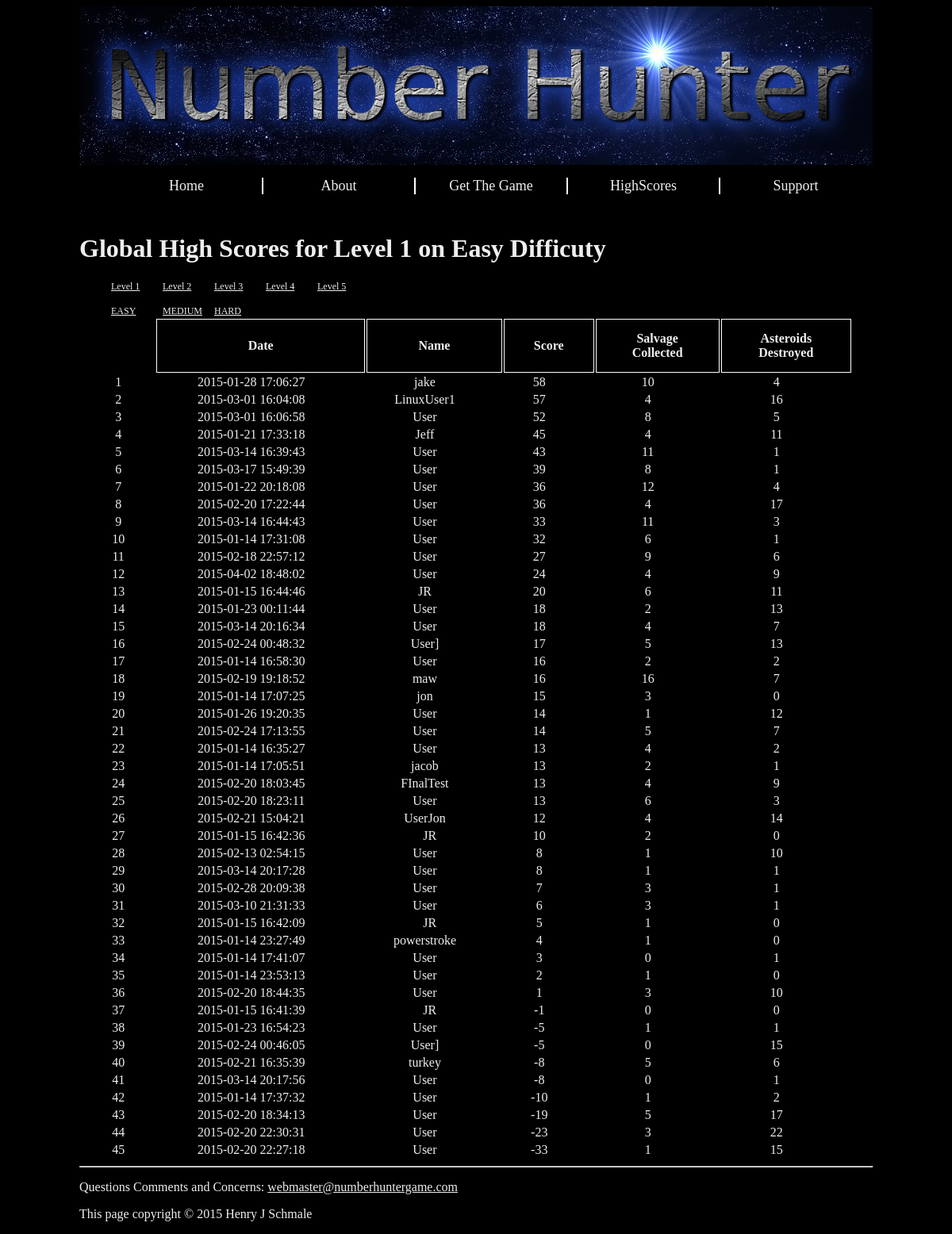
Screenshot of /highscores.php?Level=1&diff=0 with the database file from the repository.
### tables this page shows
CREATE TABLE "Lvl1Scores" (
	`ID`	INTEGER NOT NULL PRIMARY KEY AUTOINCREMENT,
	`DATE`	timestamp NOT NULL,
	`NAME`	text,
	`SCORE`	INTEGER DEFAULT NULL,
	`SALVAGE_COLLECTED`	INTEGER DEFAULT NULL,
	`ASTEROIDS_DESTROYED`	INTEGER DEFAULT NULL,
	`DIFFICULTY`	INTEGER DEFAULT NULL
);

### Includes/connectDB.php (called while the page is built, shortened)
<?php
function getHiS_Tb_Name($level) {
    return "Lvl" . "$level" . "Scores";
}
?>

### highscores.php (the view, shortened to what this page needs)
<?php
	include_once("Includes/connectDB.php");
?>
<html>
<head>
</head>
<body>
	<div id="page-container">
		<div id="header">
			<img src="Img/header.jpg" alt="header.jpg">
		</div>
		<div id="navbar">
			<ul>
				<li><a href="/index.php">Home</a></li>
				<li><a href="/about.php">About</a></li>
				<li><a href="/getGame.php">Get The Game</a></li>
				<li><a href="/highscores.php?Level=1&diff=0">HighScores</a></li>
				<li class="last"><a href="/support.php">Support</a></li>
			</ul>
		</div>
		<div id="main-content">
			<?php
				$lvl = $_GET['Level'];
				$diff = $_GET['diff'];
				echo "<h1>Global High Scores for Level $lvl on ";
				switch($diff){
					case 0:
						echo "Easy ";
						break;
				}
				echo "Difficuty</h1>";
			echo "<ul class=\"minimenu\">";
				echo "<li><a href=\""."/highscores.php?Level=1&diff=$diff\">Level 1</a></li>";
				echo "<li><a href=\""."/highscores.php?Level=2&diff=$diff\">Level 2</a></li>";
				echo "<li><a href=\""."/highscores.php?Level=3&diff=$diff\">Level 3</a></li>";
				echo "<li><a href=\""."/highscores.php?Level=4&diff=$diff\">Level 4</a></li>";
				echo "<li><a href=\""."/highscores.php?Level=5&diff=$diff\">Level 5</a></li>";
			echo "</ul>";
			echo "<ul class=\"minimenu\">";
				echo "<li><a href=\"highscores.php?Level=$lvl&diff=0\">EASY</a></li>";
				echo "<li><a href=\"highscores.php?Level=$lvl&diff=1\">MEDIUM</a></li>";
				echo "<li><a href=\"highscores.php?Level=$lvl&diff=2\">HARD</a></li>";
			echo "</ul>";
			?>
			<table id="Highscores">
				<tr>
					<td></td>
					<th>Date</th>
					<th>Name</th>
					<th>Score</th>
					<th>Salvage <br/> Collected</th>
					<th>Asteroids <br/> Destroyed</th>
				</tr>
				<?php
 					$tbName = getHiS_Tb_Name($lvl);
					$sql = "Select DATE, NAME, SCORE, SALVAGE_COLLECTED, ASTEROIDS_DESTROYED from $tbName where DIFFICULTY=$diff order by SCORE DESC LIMIT 100;";
					$result = $dbConn->query($sql);
					$x = 1;
					foreach($result as $row) {
						echo "<td class=\"RowNum\">".$x."</td><td>".$row["DATE"]."</td>";
						echo "<td>".$row["NAME"]."</td><td>".$row["SCORE"]."</td><td>".$row["SALVAGE_COLLECTED"];
						echo "</td><td>".$row["ASTEROIDS_DESTROYED"]."</td></tr>\n";
						$x = $x + 1;
					}
				?>
			</table>
		</div>
		<?
			include("Includes/Footer.php");
		?>
	</div>
</body>
</html>

### Includes/Footer.php
<div id="footer">
	<hr/>
	<p>Questions Comments and Concerns: <a href="mailto:webmaster@numberhuntergame.com">webmaster@numberhuntergame.com</a></p>
	<p>This page copyright &copy; 2015 Henry J Schmale</p>
</div>

### Style/MainStyle.css (style rules this page uses)
body { background-color: #000; color: #EEE; }
a { color: #EEE; }
div#page-container { width: 1000px; margin: 0 auto; }
div#header { width: 1000px; min-height: 200px; margin:0 auto; background-color: #555; }
div#navbar { width: 1000px; min-height: 50px; }
div#navbar li { width: 170px; float: left; list-style: none; padding-right: 10px; padding-left: 10px; font-size: 18px; border-right: 2px solid #FFF; text-align: center; }
div#navbar li.last { border-right: none; }
div#navbar a { font-size: 18px; color: #EEE; width: auto; text-decoration: none; }
div#main-content { width: 1000px; min-height: 100px; }
ul.minimenu { width: 500px; }
ul.minimenu li { width: 50px; padding-right: 15px; font-size: 12px; float: left; list-style: none; }
table#Highscores { width: 950px; margin: 0 auto; }
td.RowNum { border: none; text-align: left; padding-right: 5px; }
table#Highscores td { padding-right: 25px; text-align: center; }
table#AvailDownloads td, th { border: 1px solid #FFF; border-collapse: collapse; padding: 15px; }

### rows the page displays
lvl1scores: DATE "2015-01-28 17:06:27", NAME "jake", SCORE "58", SALVAGE_COLLECTED "10", ASTEROIDS_DESTROYED "4"
lvl1scores: DATE "2015-03-01 16:04:08", NAME "LinuxUser1", SCORE "57", SALVAGE_COLLECTED "4", ASTEROIDS_DESTROYED "16"
lvl1scores: DATE "2015-03-01 16:06:58", NAME "User", SCORE "52", SALVAGE_COLLECTED "8", ASTEROIDS_DESTROYED "5"
lvl1scores: DATE "2015-01-21 17:33:18", NAME "Jeff", SCORE "45", SALVAGE_COLLECTED "4", ASTEROIDS_DESTROYED "11"
lvl1scores: DATE "2015-03-14 16:39:43", NAME "User", SCORE "43", SALVAGE_COLLECTED "11", ASTEROIDS_DESTROYED "1"
lvl1scores: DATE "2015-03-17 15:49:39", NAME "User", SCORE "39", SALVAGE_COLLECTED "8", ASTEROIDS_DESTROYED "1"
lvl1scores: DATE "2015-01-22 20:18:08", NAME "User", SCORE "36", SALVAGE_COLLECTED "12", ASTEROIDS_DESTROYED "4"
lvl1scores: DATE "2015-02-20 17:22:44", NAME "User", SCORE "36", SALVAGE_COLLECTED "4", ASTEROIDS_DESTROYED "17"
lvl1scores: DATE "2015-03-14 16:44:43", NAME "User", SCORE "33", SALVAGE_COLLECTED "11", ASTEROIDS_DESTROYED "3"
lvl1scores: DATE "2015-01-14 17:31:08", NAME "User", SCORE "32", SALVAGE_COLLECTED "6", ASTEROIDS_DESTROYED "1"
lvl1scores: DATE "2015-02-18 22:57:12", NAME "User", SCORE "27", SALVAGE_COLLECTED "9", ASTEROIDS_DESTROYED "6"
lvl1scores: DATE "2015-04-02 18:48:02", NAME "User", SCORE "24", SALVAGE_COLLECTED "4", ASTEROIDS_DESTROYED "9"
lvl1scores: DATE "2015-01-15 16:44:46", NAME "JR", SCORE "20", SALVAGE_COLLECTED "6", ASTEROIDS_DESTROYED "11"
lvl1scores: DATE "2015-01-23 00:11:44", NAME "User", SCORE "18", SALVAGE_COLLECTED "2", ASTEROIDS_DESTROYED "13"
lvl1scores: DATE "2015-03-14 20:16:34", NAME "User", SCORE "18", SALVAGE_COLLECTED "4", ASTEROIDS_DESTROYED "7"
lvl1scores: DATE "2015-02-24 00:48:32", NAME "User]", SCORE "17", SALVAGE_COLLECTED "5", ASTEROIDS_DESTROYED "13"
lvl1scores: DATE "2015-01-14 16:58:30", NAME "User", SCORE "16", SALVAGE_COLLECTED "2", ASTEROIDS_DESTROYED "2"
lvl1scores: DATE "2015-02-19 19:18:52", NAME "maw", SCORE "16", SALVAGE_COLLECTED "16", ASTEROIDS_DESTROYED "7"
lvl1scores: DATE "2015-01-14 17:07:25", NAME "jon", SCORE "15", SALVAGE_COLLECTED "3", ASTEROIDS_DESTROYED "0"
lvl1scores: DATE "2015-01-26 19:20:35", NAME "User", SCORE "14", SALVAGE_COLLECTED "1", ASTEROIDS_DESTROYED "12"
lvl1scores: DATE "2015-02-24 17:13:55", NAME "User", SCORE "14", SALVAGE_COLLECTED "5", ASTEROIDS_DESTROYED "7"
lvl1scores: DATE "2015-01-14 16:35:27", NAME "User", SCORE "13", SALVAGE_COLLECTED "4", ASTEROIDS_DESTROYED "2"
lvl1scores: DATE "2015-01-14 17:05:51", NAME "jacob", SCORE "13", SALVAGE_COLLECTED "2", ASTEROIDS_DESTROYED "1"
lvl1scores: DATE "2015-02-20 18:03:45", NAME "FInalTest", SCORE "13", SALVAGE_COLLECTED "4", ASTEROIDS_DESTROYED "9"
lvl1scores: DATE "2015-02-20 18:23:11", NAME "User", SCORE "13", SALVAGE_COLLECTED "6", ASTEROIDS_DESTROYED "3"
lvl1scores: DATE "2015-02-21 15:04:21", NAME "UserJon", SCORE "12", SALVAGE_COLLECTED "4", ASTEROIDS_DESTROYED "14"
lvl1scores: DATE "2015-01-15 16:42:36", NAME "\bJR", SCORE "10", SALVAGE_COLLECTED "2", ASTEROIDS_DESTROYED "0"
lvl1scores: DATE "2015-02-13 02:54:15", NAME "User", SCORE "8", SALVAGE_COLLECTED "1", ASTEROIDS_DESTROYED "10"
lvl1scores: DATE "2015-03-14 20:17:28", NAME "User", SCORE "8", SALVAGE_COLLECTED "1", ASTEROIDS_DESTROYED "1"
lvl1scores: DATE "2015-02-28 20:09:38", NAME "User", SCORE "7", SALVAGE_COLLECTED "3", ASTEROIDS_DESTROYED "1"
lvl1scores: DATE "2015-03-10 21:31:33", NAME "User", SCORE "6", SALVAGE_COLLECTED "3", ASTEROIDS_DESTROYED "1"
lvl1scores: DATE "2015-01-15 16:42:09", NAME "\bJR", SCORE "5", SALVAGE_COLLECTED "1", ASTEROIDS_DESTROYED "0"
lvl1scores: DATE "2015-01-14 23:27:49", NAME "powerstroke", SCORE "4", SALVAGE_COLLECTED "1", ASTEROIDS_DESTROYED "0"
lvl1scores: DATE "2015-01-14 17:41:07", NAME "User", SCORE "3", SALVAGE_COLLECTED "0", ASTEROIDS_DESTROYED "1"
lvl1scores: DATE "2015-01-14 23:53:13", NAME "User", SCORE "2", SALVAGE_COLLECTED "1", ASTEROIDS_DESTROYED "0"
lvl1scores: DATE "2015-02-20 18:44:35", NAME "User", SCORE "1", SALVAGE_COLLECTED "3", ASTEROIDS_DESTROYED "10"
lvl1scores: DATE "2015-01-15 16:41:39", NAME "\bJR", SCORE "-1", SALVAGE_COLLECTED "0", ASTEROIDS_DESTROYED "0"
lvl1scores: DATE "2015-01-23 16:54:23", NAME "User", SCORE "-5", SALVAGE_COLLECTED "1", ASTEROIDS_DESTROYED "1"
lvl1scores: DATE "2015-02-24 00:46:05", NAME "User]", SCORE "-5", SALVAGE_COLLECTED "0", ASTEROIDS_DESTROYED "15"
lvl1scores: DATE "2015-02-21 16:35:39", NAME "turkey", SCORE "-8", SALVAGE_COLLECTED "5", ASTEROIDS_DESTROYED "6"
lvl1scores: DATE "2015-03-14 20:17:56", NAME "User", SCORE "-8", SALVAGE_COLLECTED "0", ASTEROIDS_DESTROYED "1"
lvl1scores: DATE "2015-01-14 17:37:32", NAME "User", SCORE "-10", SALVAGE_COLLECTED "1", ASTEROIDS_DESTROYED "2"
lvl1scores: DATE "2015-02-20 18:34:13", NAME "User", SCORE "-19", SALVAGE_COLLECTED "5", ASTEROIDS_DESTROYED "17"
lvl1scores: DATE "2015-02-20 22:30:31", NAME "User", SCORE "-23", SALVAGE_COLLECTED "3", ASTEROIDS_DESTROYED "22"
lvl1scores: DATE "2015-02-20 22:27:18", NAME "User", SCORE "-33", SALVAGE_COLLECTED "1", ASTEROIDS_DESTROYED "15"

### other values shown
$lvl "1"
